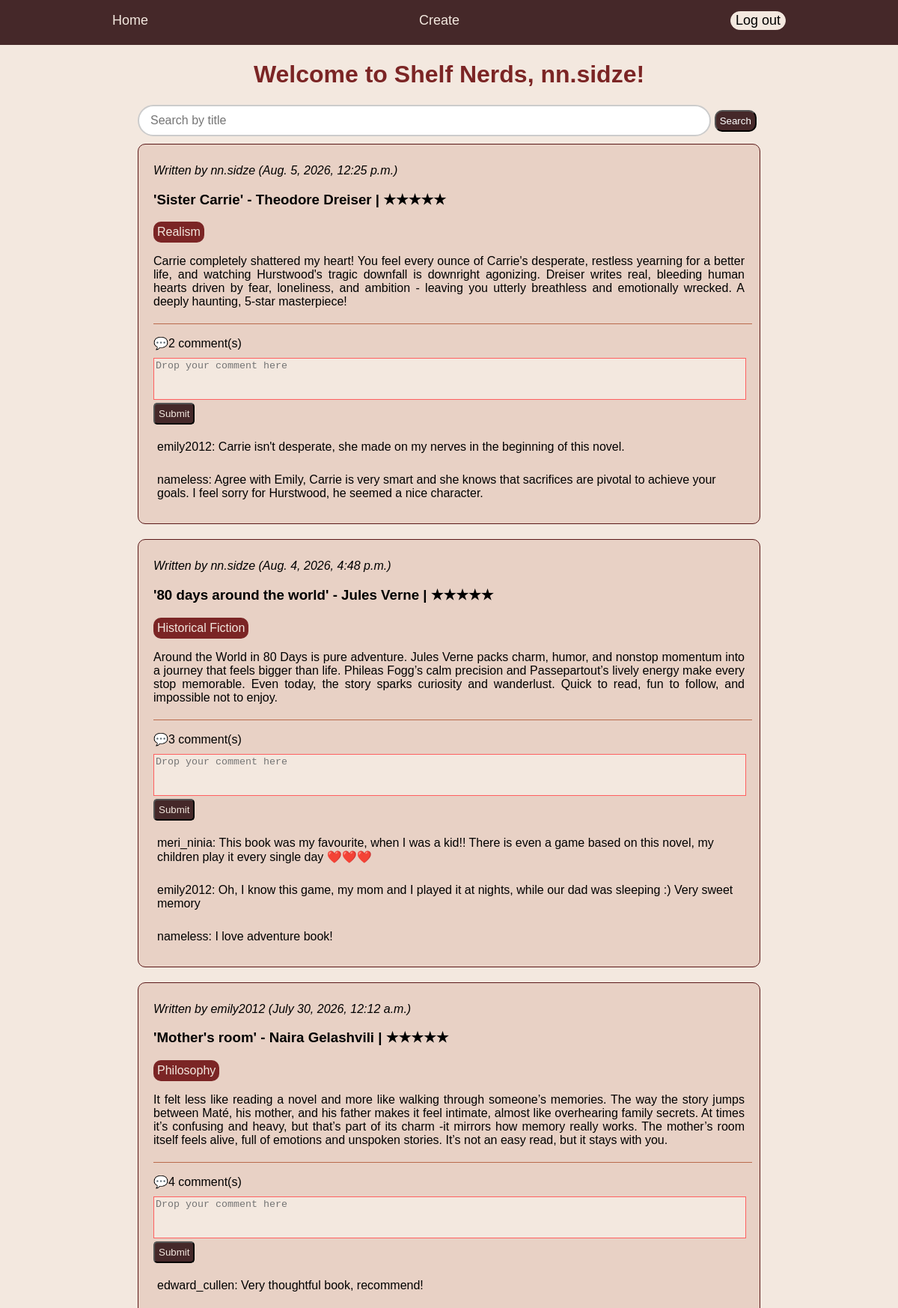
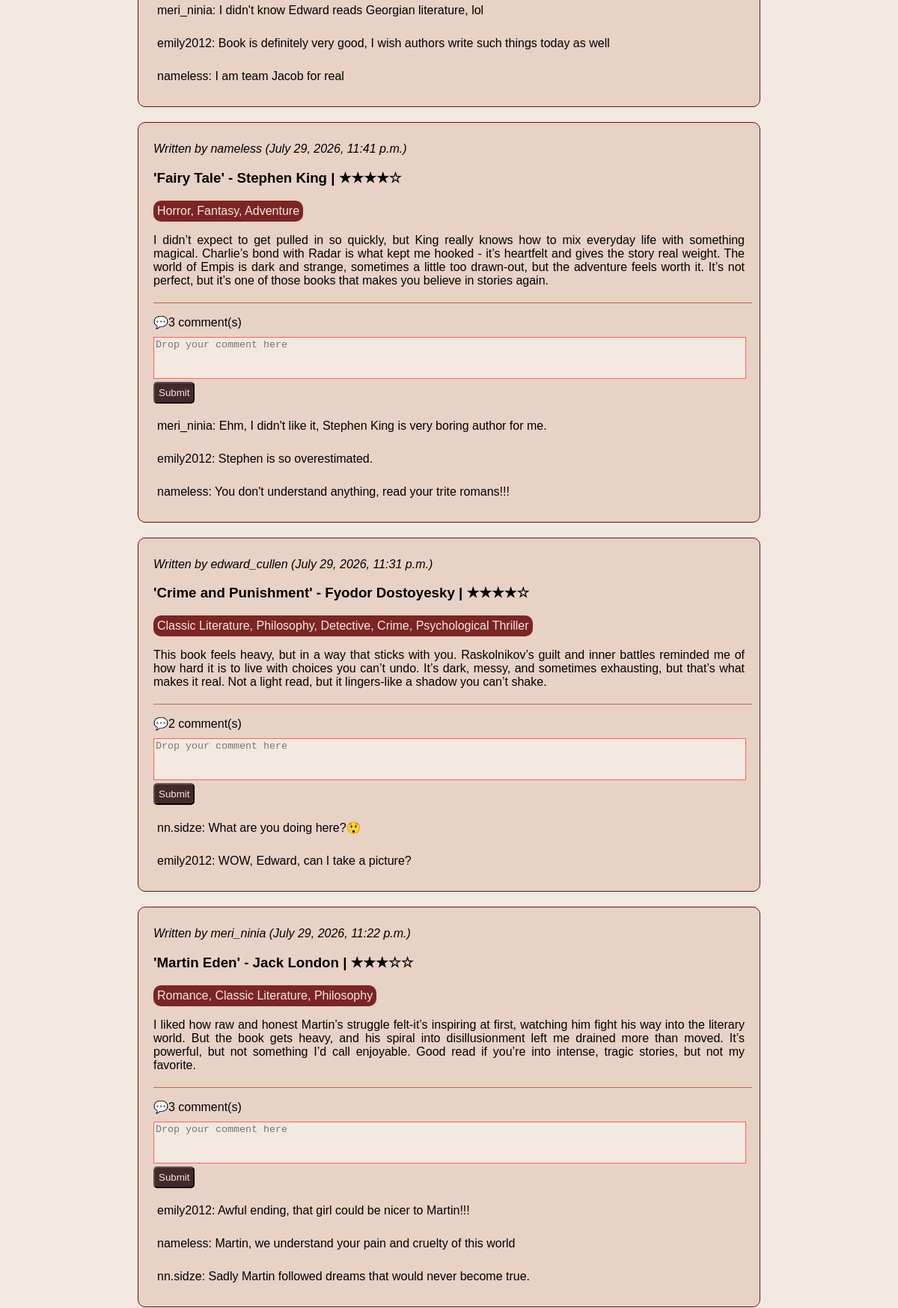
The page / (signed in, upper part) on the database its author committed (2 pictures, top to bottom).
### users/models.py (models this page shows)
class User(AbstractUser):
    pass

### books/models.py (models this page shows, shortened)
class Review(models.Model):
    user = models.ForeignKey(User, on_delete = models.CASCADE)
    book = models.ForeignKey(Book, on_delete = models.CASCADE)
    rating = models.IntegerField(
        default = 5,
        validators=[MinValueValidator(1), MaxValueValidator(5)]
    )
    def stars(self):
            return "★" * self.rating + "☆" * (5 - self.rating)
    content = models.TextField()
    created_at = models.DateTimeField(auto_now_add=True)

class Book(models.Model):
    author = models.ForeignKey(Author, on_delete = models.CASCADE)
    title = models.CharField(max_length=200)
    genre = models.ManyToManyField(Genre)

class Author(models.Model):
    name = models.CharField(max_length=30)
    surname = models.CharField(max_length=30)
    def __str__(self):
        return f"{self.name} {self.surname}"

class Genre(models.Model):
    genre_name = models.CharField(max_length=30, unique = True)

class Comment(models.Model):
    user = models.ForeignKey(User, on_delete = models.CASCADE)
    review_post = models.ForeignKey(Review, related_name = "comments", on_delete = models.CASCADE)
    comment = models.TextField()

### mysite/views.py (the view)
# urls.py: path('', home_page, name = "home"),
def home_page(request):
    query = request.GET.get('q')
    posts = models.Review.objects.all().order_by('-created_at')
    if query:
        posts = posts.filter(book__title__icontains = query).distinct()
    return render(
        request,
        "home.html",
        {
            "reviews": posts,
            "query": query,
        }
    )

### templates/home.html (shortened to what this page needs)
{% load static %}
<!DOCTYPE html>
<html lang="en">
<head>
    <link rel="stylesheet" href="{% static 'css/style.css' %}">
</head>
<body>
    <div class = "main-container sticky-header">
            <div class = "menu-items">
                <a class="menu-item" href="{% url 'home' %}">Home</a>
                <a class="menu-item" href="{% url 'create'%}">Create</a>
                    {%if request.user.is_authenticated%}
                    <form method = "POST" action="{%url 'logout'%}">
                        <button class = "logout menu-item">Log out</button>
                    </form>
                    {%else%}
                        <a href="{%url 'login'%}" class= "menu-item">Log in</a>
                    {%endif%}
            </div>
    </div>
    <div class = "greeting">
        <h1>Welcome to Shelf Nerds, {{request.user}}!</h1>
    </div>
    <div class = "posts-container">
        <div class="search-form">
            <form method="GET" class="search-box">
                <input class="search-placeholder" type="text" name = "q" placeholder="Search by title " value = "{{query|default:'' }}">
                <button type="submit" class="search-button">Search</button>
            </form>
        </div>
            {% for review in reviews%}
            <div class = "post-style">
                <p><i>Written by {{review.user.username}} ({{review.created_at}})</i></p>
                <a href="{% url 'details' review_id=review.id %}">
                    <h3>'{{review.book.title}}' - {{review.book.author}} | {{review.stars}}</h3>
                </a>
                    <div class = "genres">
                            <div class ="genre">
                                {% for genre in review.book.genre.all %}
                                {{ genre.genre_name }}{% if not forloop.last %}, {% endif %}
                            {% endfor %}
                            </div>
                    </div>
                <p class = "review-content">{{review.content}}</p>
                <span class="comments-count">💬{{review.comments.all|length}} comment(s)</span>
                {%if request.user.is_authenticated%}
                    <form action="{% url 'post_comment' %}" method="POST">
                        <textarea name="comment" placeholder="Drop your comment here" class="post-comment-create"></textarea>
                        <button type="submit" class ="create-button">Submit</button>
                    </form>
                {%endif%}
                <div class="comment-section">
                        {%for comment in review.comments.all%}
                        <div class="comment-details">
                            <p class="comment-items">
                            {{comment.user.username}}:
                            {{comment.comment}}
                            </p>
                        </div>
                    {%endfor%}
                </div>
            </div>
            {%endfor%}
    </div>
</body>
</head>
</html>

### static/css/style.css (style rules this page uses)
body { font-family:'Gill Sans', 'Gill Sans MT', Calibri, 'Trebuchet MS', sans-serif; background-color: rgb(243, 232, 223); margin: 0; padding:0; }
a { color:black; text-decoration: none; }
.main-container { position: sticky; top:0; z-index: 1000; margin:auto; background-color: rgb(69, 40, 41); }
.menu-items { padding: 15px 150px 20px 150px; display: flex; align-items: center; justify-content: space-between; }
.menu-item { font-size:18px; color: rgb(243, 232, 223); }
.logout { background-color:rgb(243, 232, 223); border: 1px solid rgb(243, 232, 223); border-radius: 15px; color:black; }
.greeting { color:rgb(123, 37, 37); justify-content:center; display:flex; }
.posts-container { width:auto; height:fit-content; display:grid; justify-content: center; }
.search-placeholder { width:85%; padding: 10px 40px 10px 15px; border: 2px solid #ccc; border-radius: 25px; font-size: 16px; }
.search-button { background-color: rgb(69, 40, 41); color: white; padding: 5px; border-radius: 10px; }
.post-style { background-color:rgb(232, 209, 197); width:800px; height:fit-content; justify-content:left; padding: 10px 10px 10px 20px ; border-radius: 10px; border: 1px solid rgb(90, 24, 24); margin: 10px 0 10px 0; }
.genre { border: 10px; width:fit-content; height:auto; background-color:rgb(123, 37, 37) ; border-radius: 10px; color:rgb(243, 232, 223); padding:5px; }
.review-content { padding: 0 10px 20px 0; text-align: justify; border-bottom: 1px solid rgb(186, 106, 76); }
.comment-items { border-radius: 2px; border-radius:5px; padding:5px; }
.create-button { background-color: rgb(69, 40, 41); color:rgb(243, 232, 223); padding: 5px; border-radius:5px; }
.post-comment-create { margin-top:10px; width:786px; height:50px; resize:none; overflow:auto; border:1px solid rgb(255, 96, 96); background-color:rgb(243, 232, 223); }

### rows shown on the page
User: user "nn.sidze"
Review: user.username "nn.sidze", created_at "Aug. 5, 2026, 12:25 p.m.", book "Sister Carrie", book.author "Theodore Dreiser", stars "★★★★★", content "Carrie completely shattered my heart! You feel every ounce of Carrie's desperate, restless yearning for a better life, and watching Hurstwood's tragic downfall is downright agonizing. Dreiser writes real, bleeding human hearts driven by fear, loneliness, and ambition - leaving you utterly breathless and emotionally wrecked. A deeply haunting, 5-star masterpiece!", comments.all|length "2"
Genre: genre_name "Realism"
Comment: user.username "emily2012", comment "Carrie isn't desperate, she made on my nerves in the beginning of this novel."
Comment: user.username "nameless", comment "Agree with Emily, Carrie is very smart and she knows that sacrifices are pivotal to achieve your goals. I feel sorry for Hurstwood, he seemed a nice character."
Review: user.username "nn.sidze", created_at "Aug. 4, 2026, 4:48 p.m.", book "80 days around the world", book.author "Jules Verne", stars "★★★★★", content "Around the World in 80 Days is pure adventure. Jules Verne packs charm, humor, and nonstop momentum into a journey that feels bigger than life. Phileas Fogg’s calm precision and Passepartout’s lively energy make every stop memorable. Even today, the story sparks curiosity and wanderlust. Quick to read, fun to follow, and impossible not to enjoy.", comments.all|length "3"
Genre: genre_name "Historical Fiction"
Comment: user.username "meri_ninia", comment "This book was my favourite, when I was a kid!! There is even a game based on this novel, my children play it every single day ❤️❤️❤️"
Comment: user.username "emily2012", comment "Oh, I know this game, my mom and I played it at nights, while our dad was sleeping :) Very sweet memory"
Comment: user.username "nameless", comment "I love adventure book!"
Review: user.username "emily2012", created_at "July 30, 2026, 12:12 a.m.", book "Mother's room", book.author "Naira Gelashvili", stars "★★★★★", content "It felt less like reading a novel and more like walking through someone’s memories. The way the story jumps between Maté, his mother, and his father makes it feel intimate, almost like overhearing family secrets. At times it’s confusing and heavy, but that’s part of its charm -it mirrors how memory really works. The mother’s room itself feels alive, full of emotions and unspoken stories. It’s not an easy read, but it stays with you.", comments.all|length "4"
Genre: genre_name "Philosophy"
Comment: user.username "edward_cullen", comment "Very thoughtful book, recommend!"
Comment: user.username "meri_ninia", comment "I didn't know Edward reads Georgian literature, lol"
Comment: user.username "emily2012", comment "Book is definitely very good, I wish authors write such things today as well"
Comment: user.username "nameless", comment "I am team Jacob for real"
Review: user.username "nameless", created_at "July 29, 2026, 11:41 p.m.", book "Fairy Tale", book.author "Stephen King", stars "★★★★☆", content "I didn’t expect to get pulled in so quickly, but King really knows how to mix everyday life with something magical. Charlie’s bond with Radar is what kept me hooked - it’s heartfelt and gives the story real weight. The world of Empis is dark and strange, sometimes a little too drawn‑out, but the adventure feels worth it. It’s not perfect, but it’s one of those books that makes you believe in stories again.", comments.all|length "3"
Genre: genre_name "Horror"
Genre: genre_name "Fantasy"
Genre: genre_name "Adventure"
Comment: user.username "meri_ninia", comment "Ehm, I didn't like it, Stephen King is very boring author for me."
Comment: user.username "emily2012", comment "Stephen is so overestimated."
Comment: user.username "nameless", comment "You don't understand anything, read your trite romans!!!"
Review: user.username "edward_cullen", created_at "July 29, 2026, 11:31 p.m.", book "Crime and Punishment", book.author "Fyodor Dostoyesky", stars "★★★★☆", content "This book feels heavy, but in a way that sticks with you. Raskolnikov’s guilt and inner battles reminded me of how hard it is to live with choices you can’t undo. It’s dark, messy, and sometimes exhausting, but that’s what makes it real. Not a light read, but it lingers-like a shadow you can’t shake.", comments.all|length "2"
Genre: genre_name "Classic Literature"
Genre: genre_name "Detective"
Genre: genre_name "Crime"
Genre: genre_name "Psychological Thriller"
Comment: user.username "nn.sidze", comment "What are you doing here?😲"
Comment: user.username "emily2012", comment "WOW, Edward, can I take a picture?"
Review: user.username "meri_ninia", created_at "July 29, 2026, 11:22 p.m.", book "Martin Eden", book.author "Jack London", stars "★★★☆☆", content "I liked how raw and honest Martin’s struggle felt-it’s inspiring at first, watching him fight his way into the literary world. But the book gets heavy, and his spiral into disillusionment left me drained more than moved. It’s powerful, but not something I’d call enjoyable. Good read if you’re into intense, tragic stories, but not my favorite.", comments.all|length "3"
Genre: genre_name "Romance"
Comment: user.username "emily2012", comment "Awful ending, that girl could be nicer to Martin!!!"
Comment: user.username "nameless", comment "Martin, we understand your pain and cruelty of this world"
Comment: user.username "nn.sidze", comment "Sadly Martin followed dreams that would never become true."
